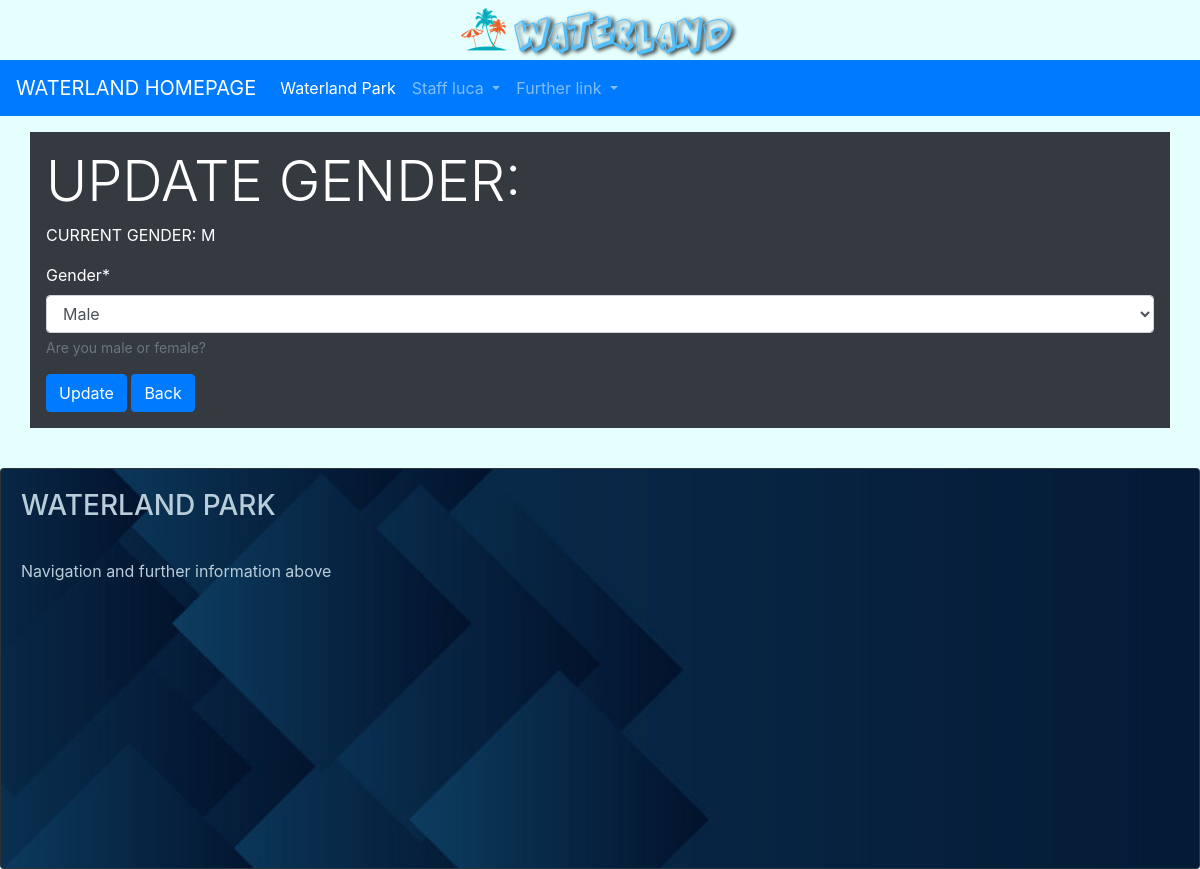
Screenshot of /userpark/user_profile/d83577a6-5913-11ed-9f49-92324b7a5a83/update_gender/ (signed in) with the database file from the repository.
### userpark/models.py (models this page shows, shortened)
class User(AbstractUser):
    GENDER_CHOICES = (
        ('M', 'Male'),
        ('F', 'Female'),
    )
    gender = models.CharField(max_length=1, choices=GENDER_CHOICES, help_text="Are you male or female?", null=True, default=None)
    birth_date = models.DateField(help_text="Place your birthday here", null=True,
                                  validators=[MaxValueValidator(limit_value=date.today()-timedelta(days=(365*7))),
                                              MinValueValidator(limit_value=date.today()-timedelta(days=(365*100)))], default=None)
    staff_assigned_code = models.CharField(max_length=5, help_text="Place your staff code here", null=True, unique=True, default=None)
    is_staff_member = models.BooleanField(default=False)
    propic = models.ImageField(upload_to=media_directory_path, blank=True, null=True,
                               default=None, help_text='Add your profile picture here', verbose_name='Picture Profile')
    slug = models.SlugField(null=False, unique=True)  # max length disabled

### userpark/views.py (the view)
# urls.py: path('user_profile/<slug:slug>/update_gender/', UserUpdateGenderView.as_view(), name='user-profile-update-gender'),
class UserUpdateGenderView(LoginRequiredMixin, SuccessMessageMixin, UpdateView):
    model = myUser
    fields = ['gender']
    template_name = 'userpark/profile/update_gender.html'
    success_url = reverse_lazy('userpark:user-profile')
    success_message = 'Gender updated'
    slug_field = 'slug'
    login_url = 'userpark:login'  # Redirect Login needed
    redirect_field_name = 'redirect_to'

### userpark/templates/userpark/profile/update_gender.html (shortened to what this page needs)
{% extends 'navbase.html' %}
{% load crispy_forms_filters %}
{% block bodybase %}
    <div class="container p-3 my-3 bg-dark text-white">
        <h1 class="display-4">UPDATE GENDER:</h1>
        <p>CURRENT GENDER: {{ user.gender }}</p>
        <form method="post">{% csrf_token %}
        {{ form|crispy }}
        <button type="submit" class="btn btn-primary">Update</button>
        <a href="{% url 'userpark:user-profile' %}"> <button type="button" class="btn btn-primary">Back</button> </a>
        </form>
    </div>
    <br>
{% endblock %}

### templates/navbase.html (shortened to what this page needs)
{% extends 'base.html' %}
{% load static %}
{% block head %}
    <nav class="navbar navbar-expand-lg navbar navbar-dark bg-primary">
      <a class="navbar-brand" href="{% url 'home' %}">WATERLAND HOMEPAGE</a>
      <div class="collapse navbar-collapse" id="navbarNavDropdown">
        <ul class="navbar-nav">
          <li class="nav-item active">
            <a class="nav-link" href="{% url 'waterland-park-info-showcase' %}">Waterland Park <span class="sr-only">(current)</span></a>
          </li>
          {% if user.is_authenticated %}
              {% if user.is_staff_member %}
                <li class="nav-item dropdown">
                <a class="nav-link dropdown-toggle" href="#" id="navbarDropdownMenuLink" role="button" data-toggle="dropdown" aria-expanded="false">
                Staff {{ user.username }}
                </a>
                </li>
          {% endif %}
          {% endif %}
          <li class="nav-item dropdown">
            <a class="nav-link dropdown-toggle" href="#" id="navbarDropdownMenuLink" role="button" data-toggle="dropdown" aria-expanded="false">
              Further link
            </a>
          </li>
        </ul>
      </div>
    </nav>
{% endblock %}
{% block body %}
    {% block bodybase %}{% endblock %}
        <footer>
            <div class="card bg-dark text-white">
              <img src="{% static 'img/footer.jpg' %}" class="card-img" alt="footerimg">
              <div class="card-img-overlay">
                <h3 class="card-title" style="color:#b8cdda ; ">WATERLAND PARK</h3>
                  <br>
                <p class="card-text" style="color:#b8cdda ; ">Navigation and further information above</p>
              </div>
            </div>
        </footer>
{% endblock %}

### rows the page displays
User: username "luca", gender "M", gender "Male"
